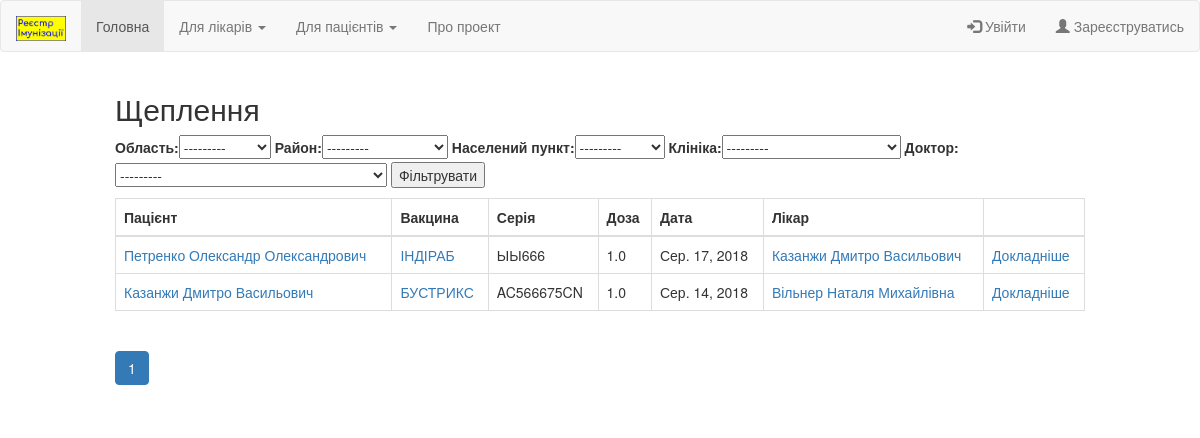
The page /registry/immunizations/ on the database as committed earlier.
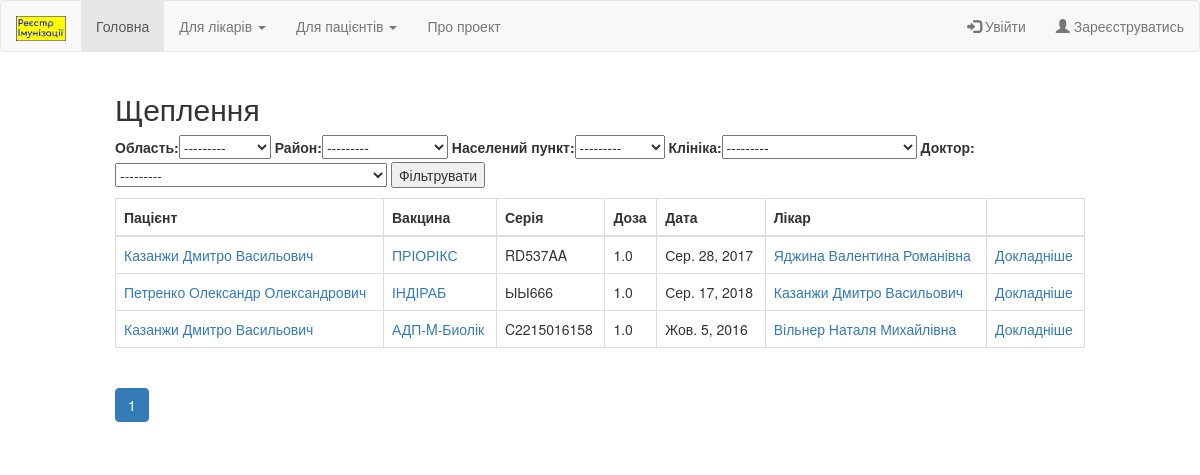
The same page on the database as committed later.
### registry/models.py (models this page shows, shortened)
class Region(models.Model):
    region = models.CharField(max_length=32)
    def __str__(self):
        return self.region
    class Meta:
        verbose_name = "Область"
        verbose_name_plural = "Області"
        ordering = ['region']

class District(models.Model):
    district = models.CharField(max_length=32)
    region = models.ForeignKey(Region, on_delete=models.SET_NULL, null=True, blank=True)
    def __str__(self):
        return self.district
    class Meta:
        verbose_name = "Район"
        verbose_name_plural = "Райони"
        ordering = ['district']

class Locality(models.Model):
    locality = models.CharField(max_length=32)
    district = models.ForeignKey(District, on_delete=models.SET_NULL, null=True, blank=True)
    def __str__(self):
        return self.locality
    class Meta:
        verbose_name = "Населений пункт"
        verbose_name_plural = "Населені пункти"
        ordering = ['locality']

class Immunization(models.Model):
    patient = models.ForeignKey(Patient, on_delete=models.SET_NULL, null=True, blank=True)
    doctor = models.ForeignKey(Doctor, on_delete=models.SET_NULL, null=True, blank=True)
    clinic = models.ForeignKey(Clinic, on_delete=models.SET_NULL, null=True, blank=True)
    series = models.ForeignKey(Series, on_delete=models.SET_NULL, null=True, blank=True)
    general_reaction = models.CharField(max_length=256, null=True, blank=True)
    local_reaction = models.CharField(max_length=256, null=True, blank=True)
    contraindications = models.CharField(max_length=256, null=True, blank=True)
    dose = models.FloatField(default=1)
    date = models.DateField(default=timezone.localdate)
    def get_registry_url(self):
        return reverse('immunization', args=[str(self.id)])
    class Meta:
        verbose_name = "Щеплення"
        verbose_name_plural = "Щеплення"
        ordering = ['-id']

class Patient(models.Model):
    firstname = models.ForeignKey(Firstname, on_delete=models.SET_NULL, null=True, blank=True)
    patronymic = models.ForeignKey(Patronymic, on_delete=models.SET_NULL, null=True, blank=True)
    lastname = models.ForeignKey(Lastname, on_delete=models.SET_NULL, null=True, blank=True)
    phone = models.CharField(max_length=20, null=True, blank=True)
    birth = models.DateField(null=True, blank=True)
    sex = models.BooleanField() # 1 for Male and 0 for Female
    def get_registry_url(self):
        return reverse('patient', args=[str(self.id)])
    class Meta:
        verbose_name = "Пацієнт"
        verbose_name_plural = "Пацієнти"
        ordering = ['-id']

class Lastname(models.Model):
    lastname = models.CharField(max_length=32)
    def __str__(self):
        return self.lastname
    class Meta:
        verbose_name = "Фамілія"
        verbose_name_plural = "Фамілії"

class Firstname(models.Model):
    firstname = models.CharField(max_length=32)
    def __str__(self):
        return self.firstname
    class Meta:
        verbose_name = "Ім'я"
        verbose_name_plural = "Імена"

class Patronymic(models.Model):
    patronymic = models.CharField(max_length=32)
    def __str__(self):
        return self.patronymic
    class Meta:
        verbose_name = "По-батькові"
        verbose_name_plural = "По-батькові"

class Series(models.Model):
    series = models.CharField(max_length=32)
    vaccine = models.ForeignKey(Vaccine, on_delete=models.SET_NULL, null=True, blank=True)
    expiration = models.DateField(null=True, blank=True)
    def __str__(self):
        return self.series
    class Meta:
        verbose_name = "Серія"
        verbose_name_plural = "Серії"
        ordering = ['-id']

class Vaccine(models.Model):
    vaccine = models.CharField(max_length=64, null=True, blank=True)
    vaccine_en = models.CharField(max_length=64, null=True, blank=True)
    manufacturer = models.CharField(max_length=32, null=True, blank=True)
    manufacturer_en = models.CharField(max_length=32, null=True, blank=True)
    country = models.CharField(max_length=16, null=True, blank=True)
    country_en = models.CharField(max_length=16, null=True, blank=True)
    info =  models.CharField(max_length=256, null=True, blank=True)
    disease = models.ManyToManyField(Disease, blank=True)
    def __str__(self):
        return self.vaccine
    def get_info_url(self):
        return reverse('info_vaccine', args=[str(self.id)])
    class Meta:
        verbose_name = "Вакцина"
        verbose_name_plural = "Вакцини"
        ordering = ['vaccine']

class Doctor(models.Model):
    firstname = models.ForeignKey(Firstname, on_delete=models.SET_NULL, null=True, blank=True)
    patronymic = models.ForeignKey(Patronymic, on_delete=models.SET_NULL, null=True, blank=True)
    lastname = models.ForeignKey(Lastname, on_delete=models.SET_NULL, null=True, blank=True)
    clinic = models.ForeignKey(Clinic, on_delete=models.SET_NULL, null=True, blank=True)
    def __str__(self):
        return 'Dr. {} {} {}'.format(self.firstname, self.patronymic, self.lastname)
    def get_registry_url(self):
        return reverse('doctor', args=[str(self.id)])
    class Meta:
        verbose_name = "Лікар"
        verbose_name_plural = "Лікарі"
        ordering = ['-id']

### registry/views.py (the view)
# urls.py: path('immunizations/', views.immunizations, name='immunizations'),
def immunizations(request):
    form = ImmunizationsSearchForm(request.GET)
    if form.is_valid():
        doctor = form.cleaned_data['doctor']
        clinic = form.cleaned_data['clinic']
        locality = form.cleaned_data['locality']
        district = form.cleaned_data['district']
        region = form.cleaned_data['region']
        if doctor is not None:
            immunizations = Immunization.objects.filter(doctor = doctor)
        if clinic is not None:
            immunizations = Immunization.objects.filter(doctor__clinic = clinic)
        elif locality is not None:
            immunizations = Immunization.objects.filter(doctor__clinic__locality = locality)
        elif district is not None:
            immunizations = Immunization.objects.filter(doctor__clinic__locality__district = district)
        elif region is not None:
            immunizations = Immunization.objects.filter(doctor__clinic__locality__district__region = region)
        else:
            immunizations = Immunization.objects.all()
    else:
        immunizations = Immunization.objects.all()
    pages = Paginator(immunizations, 30)
    current_page = request.GET.get('page', 1)
    try:
        current_page = int(current_page)
    except:
        current_page = 1
    if current_page not in pages.page_range:
        current_page = 1
    immunizations = pages.page(current_page)
    num_pages = pages.page_range
    context = {'immunizations': immunizations, 'num_pages': num_pages, 'current_page': current_page, 'form': form}
    return render(request, 'registry/immunizations.html', context)

### registry/forms.py
class ImmunizationsSearchForm(forms.Form):
    region = forms.ModelChoiceField(label='Область', queryset = Region.objects.all(), required=False)
    district = forms.ModelChoiceField(label='Район', queryset = District.objects.all(), required=False)
    locality = forms.ModelChoiceField(label='Населений пункт', queryset = Locality.objects.all(), required=False)
    clinic = forms.ModelChoiceField(label='Клініка', queryset = Clinic.objects.all(), required=False)
    doctor = forms.ModelChoiceField(label='Доктор', queryset = Doctor.objects.all(), required=False)

### registry/models.py (called while the page is built)
    def __str__(self):
        return self.clinic

### registry/templates/registry/immunizations.html (shortened to what this page needs)
{% extends "base.html" %}
{% block content %}
<h2>Щеплення</h2>
<form action="" method="get">
    {{ form }}
    <input type="submit" value="Фільтрувати">
</form>
<table class="table table-bordered">
    <thead>
    <tr>
        <th>Пацієнт</th>
        <th>Вакцина</th>
        <th>Серія</th>
        <th>Доза</th>
        <th>Дата</th>
        <th>Лікар</th>
        <th></th>
    </tr>
    </thead>
    <tbody>
    {% for immunization in immunizations %}
    <tr>
        <td><a href="{{ immunization.patient.get_registry_url }}">
            {{ immunization.patient.lastname }} {{ immunization.patient.firstname }} {{ immunization.patient.patronymic }}
        </a></td>
        <td><a href="{{ immunization.series.vaccine.get_info_url }}">{{ immunization.series.vaccine }}</a></td>
        <td>{{ immunization.series }}</td>
        <td>{{ immunization.dose }}</td>
        <td>{{ immunization.date }}</td>
        <td><a href="{{ immunization.doctor.get_registry_url }}">
            {{ immunization.doctor.lastname }} {{ immunization.doctor.firstname }} {{ immunization.doctor.patronymic }}
        </a></td>
        <td><a href="{{ immunization.get_registry_url }}">Докладніше</a></td>
    </tr>
    {% endfor %}
    </tbody>
</table>
<ul class="pagination">
    {% for num in num_pages %}
        {% if num == current_page %}
            <li class="page-item active"><span class="page-link">{{num}}</span></li>
        {% else %}
            <li class="page-item"><a class="page-link" href="{% url 'patients' %}?page={{num}}">{{num}}</a></li>
        {% endif %}
    {% endfor %}
</ul>
    {% load static %}
{% endblock %}

### templates/base.html (shortened to what this page needs)
<!DOCTYPE html>
<html lang="en">
<head>
    <link rel="stylesheet" href="https://maxcdn.bootstrapcdn.com/bootstrap/3.3.7/css/bootstrap.min.css">
    {% load static %}
</head>
<body>
{% block navbar %}
<nav class="navbar navbar-default">
<div class="container-fluid">
    <div class="navbar-header"><a class="navbar-brand" href="#"><img src="{% static 'logo.png' %}" height="25" width="50"></a></div>
    <ul class="nav navbar-nav">
        <li class="active"><a href="{% url 'home' %}">Головна</a></li>
        <li class="dropdown"><a class="dropdown-toggle" data-toggle="dropdown" href="#">Для лікарів <span class="caret"></span></a>
        </li>
        <li class="dropdown"><a class="dropdown-toggle" data-toggle="dropdown" href="#">Для пацієнтів <span class="caret"></span></a>
        </li>
        <li><a href="{% url 'about' %}">Про проект</a></li>
    </ul>
    <ul class="nav navbar-nav navbar-right">
        {% if request.user.username %}
        <li class="dropdown"><a class="dropdown-toggle" data-toggle="dropdown" href="#">Профіль <span class="caret"></span></a>
            <ul class="dropdown-menu">
            <li><a href="{% url 'profile' %}"><span class="glyphicon glyphicon-unchecked"></span> Мій профіль</a></li>
            <li><a href="{% url 'profile_edit' %}"><span class="glyphicon glyphicon-edit"></span> Редагувати</a></li>
            <li><a href=""><span class="glyphicon glyphicon-bell"></span> Сповіщення</a></li>
            </ul>
        </li>
        <li><a href="/accounts/logout/"><span class="glyphicon glyphicon-log-out"></span> Вийти</a></li>
        {% else %}
        <li><a href="/accounts/login/"><span class="glyphicon glyphicon-log-in"></span> Увійти</a></li>
        <li><a href="/accounts/signup/"><span class="glyphicon glyphicon-user"></span> Зареєструватись</a></li>
        {% endif %}
    </ul>
</div>
</nav>
{% endblock %}
    <div class="container-fluid">
        <div class="row">
            <div class="col-sm-1"></div>
            <div class="col-sm-10 ">{% block content %}{% endblock %}</div>
            <div class="col-sm-2"></div>
        </div>
    </div>
</body>
</html>

Rows that differ between the two databases and show on the page:
added Immunization: patient.lastname "Казанжи", patient.firstname "Дмитро", patient.patronymic "Васильович", series.vaccine "ПРІОРІКС", series "RD537AA", dose "1.0", date "Сер. 28, 2017", doctor.lastname "Яджина", doctor.firstname "Валентина", doctor.patronymic "Романівна"
changed Immunization "Вільнер": series.vaccine "БУСТРИКС" → "АДП-M-Биолік"; series "AC566675CN" → "C2215016158"; date "Сер. 14, 2018" → "Жов. 5, 2016"
